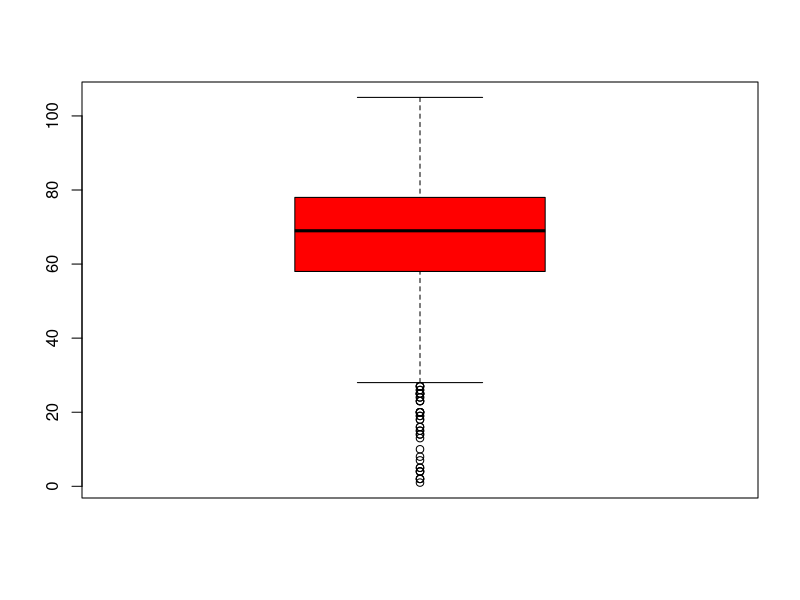
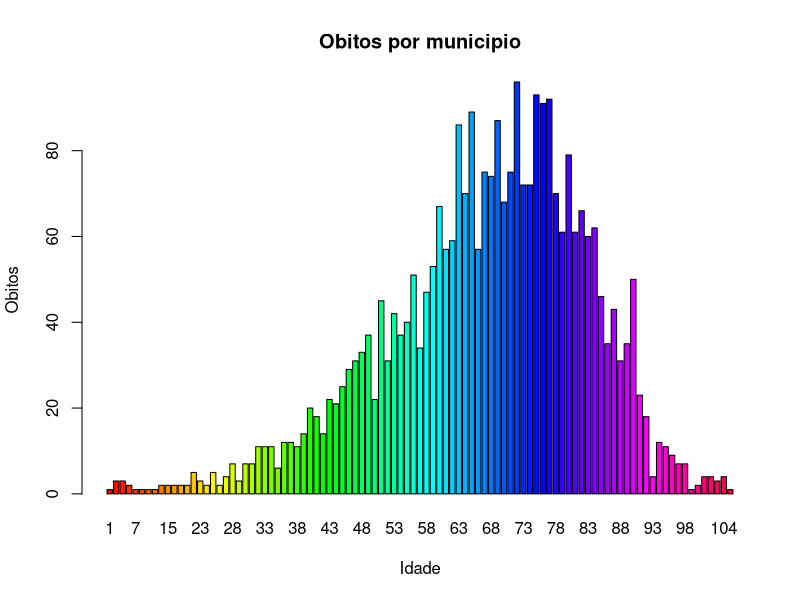
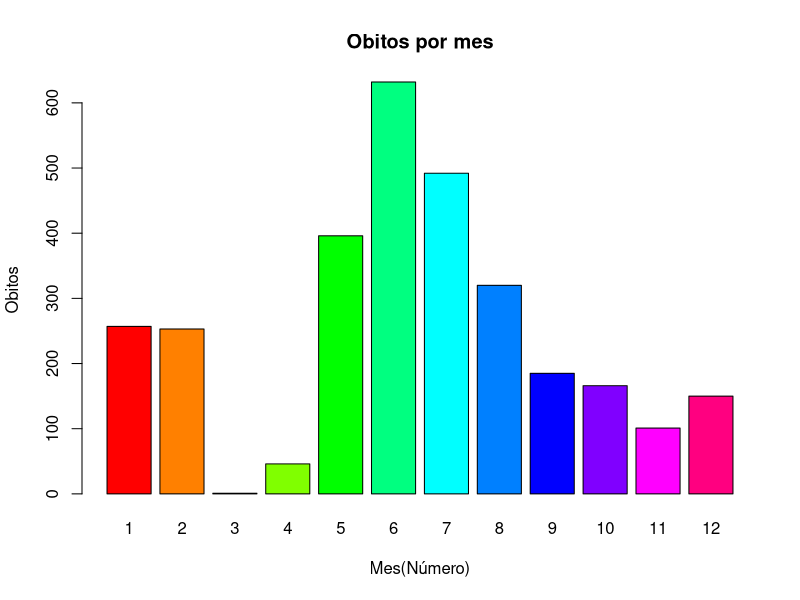
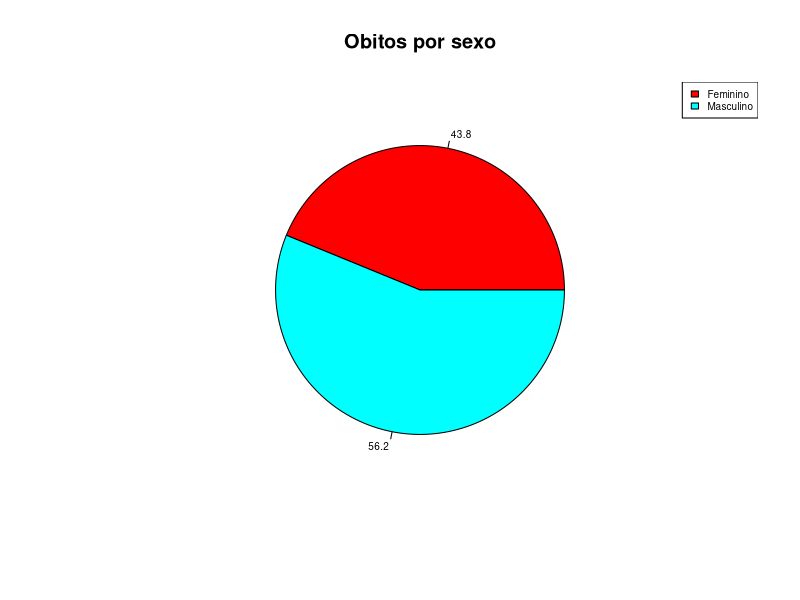
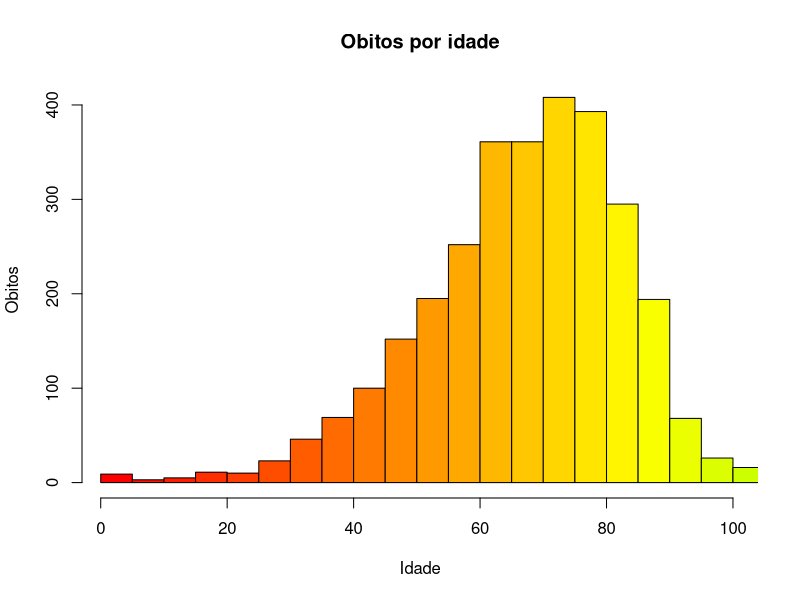

Here is the R script that generated these plots, in order:
# lendo a base de dados

full_data <- as.data.frame(read.csv(file='BaseCovidAlagoas.csv', header = TRUE, sep=","))

# vector com a coluna "Idade" transformada para inteiros
por_idade = c()
for(i in full_data["Idade"]) { por_idade <- i }
por_idade <- as.numeric(gsub("([0-9]+).*$", "\\1", por_idade))

# tabela de obitos por mes
por_mes <- table(full_data$Mes)

#tabela de obitos por sexo
full_data$Sexo[full_data$Sexo == "Feminino "] <- "Feminino"

full_data$Sexo[full_data$Sexo == "Masculino "] <- "Masculino"

por_sexo <- table(full_data$Sexo); por_sexo

#1.1 Grafico de obitos por municipio (boxplot)
boxplot(por_idade, data = data, col = c("red"))

#1.2 Grafico de obitos por municipio (barra)
barplot(table(por_idade), main="Obitos por municipio", xlab="Idade", ylab="Obitos", col=rainbow(100))

#2 Grafico de Obitos por mes (Barras)
barplot(por_mes, main="Obitos por mes", xlab="Mes(Número)", ylab="Obitos", col=rainbow(length(por_mes)))

# 3 Graficos de Obitos por sexo (Pizza)
lab <- round(100*por_sexo/sum(por_sexo), 1)
pie(por_sexo,labels = lab, main="Obitos por sexo", col = rainbow(length(por_sexo)), radius = 0.75, cex=.6)
legend("topright", names(por_sexo), cex = 0.6, fill = rainbow(length(por_sexo)))

# 4 Graficos Obitos por idade (histograma)
hist(por_idade, col=rainbow(100), xlab="Idade", ylab="Obitos", main="Obitos por idade", breaks=25, xlim=c(1,100))

#5 Essa questao eh doidera